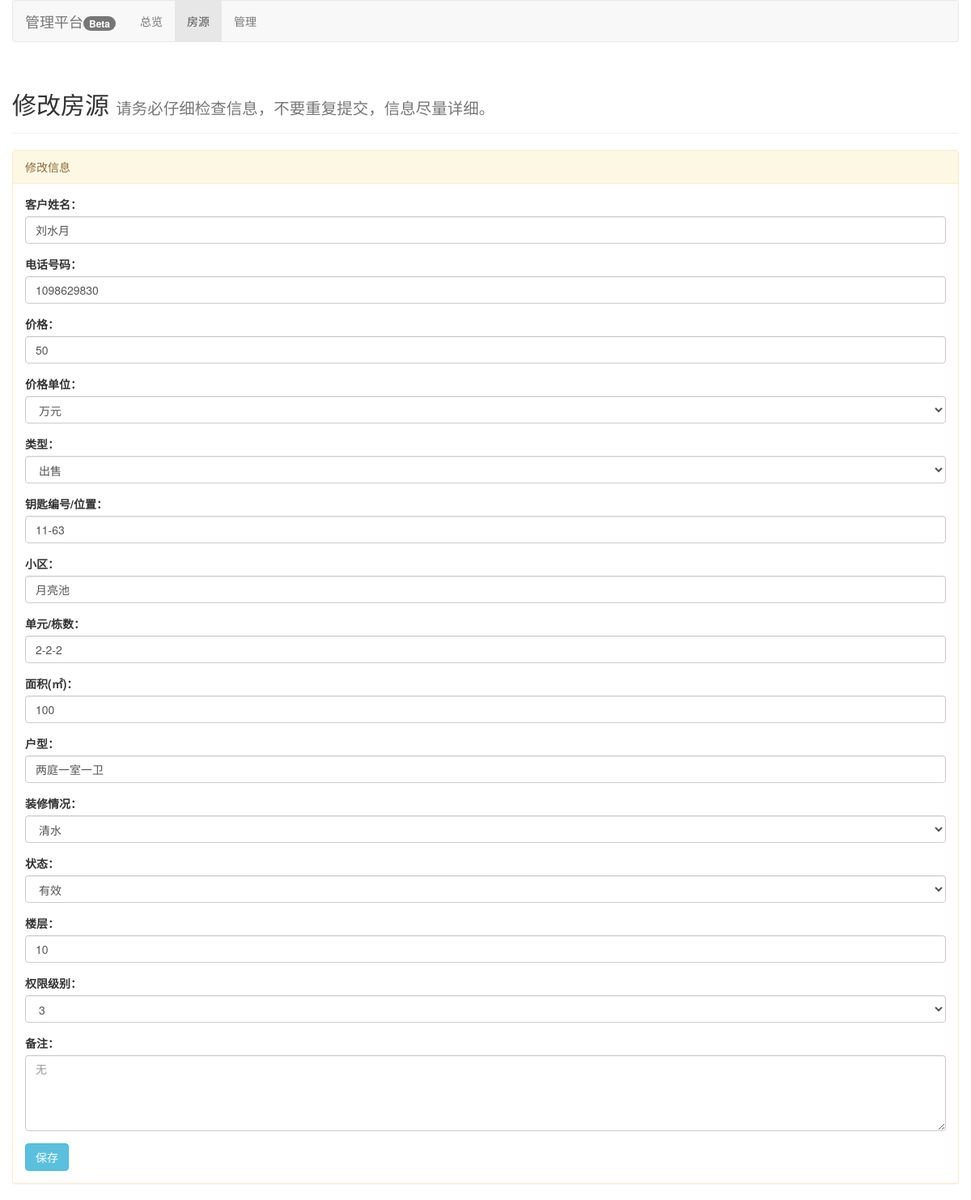
The page /user/house/alter/?id=11 (signed in) on the database its author committed.
### fluData/models.py (models this page shows, shortened)
class House(models.Model):
    PRICE_CHOICES = (
        ('万元',"万元"),
        ('千元',"千元"),
        ('百元',"百元"),
        ('  元',"元"),
    )
    SELL = "出售"
    RENT = "出租"
    TYPE_CHOICES = (
        (SELL,"SELL"),
        (RENT,"RENT"),
    )
    DECOR_CHOICES = (
        ("清水","清水"),
        ("简装","简装"),
        ("中装","中装"),
        ("精装","精装"),
        ("豪装","豪装"),
        ("暂无","暂无"),
    )
    STATUS_CHOICES = (
        ("交易完成","该交易已在本店完成"),
        ("失效","该房源已失效（已出售或出租）"),
        ("有效","该房源有效"),
    )
    id = models.AutoField(u"id", primary_key = True)
    name = models.CharField(u"客户姓名", max_length = 30, null = True, blank = True)
    phone = models.CharField(u"手机号码", max_length = 20, null = True, blank = True, default = "暂无")
    price = models.IntegerField(u"售价", null = True, default = 0)
    price_unit = models.CharField(u"售价单位", max_length = 20, choices = PRICE_CHOICES, null = True, default = "万元", blank = True)
    house_type = models.CharField(u"类型", max_length = 20, null = True, choices = TYPE_CHOICES, default = SELL, blank = True)
    ikeys = models.CharField(u"钥匙位置", max_length = 40, null = True, default = "暂无", blank = True)
    community = models.CharField(u"社区", max_length = 50,null = True, default = "暂无", blank = True)
    position = models.CharField(u"地址", max_length = 200, null = True, default = "暂无", blank = True)
    area = models.IntegerField(u"面积", null = True, default = 0)
    kind = models.CharField(u"户型", max_length = 50, null = True, default = "暂无", blank = True)
    more = models.CharField(u"备注", max_length = 1000, null = True, default = "暂无", blank = True)
    floor = models.IntegerField(u"楼层", null = True, default = 0, blank=True)
    level = models.IntegerField(u"等级", null = True, default = 3)
    status = models.CharField(u"资源状态", max_length = 20, null = True, choices = STATUS_CHOICES, default = "有效", blank = True)
    decor = models.CharField(u"装修情况", max_length = 50, null = True, choices = DECOR_CHOICES, default = "暂无", blank = True)
    belong = models.IntegerField(u"所有者", null = True, default = 1)
    all_things = models.TextField(u"搜索信息", null = True, default = "暂无", blank = True)
    change_time = models.DateTimeField(u"上次修改时间", blank = True, default = timezone.now, null = True)
    def get_house_detail(self):
        try:
            t_belong = UserProfile.objects.get(id=self.belong).name
        except Exception as e:
            print(e)
            t_belong = self.id
        try:
            last_change = self.change_time.strftime("%y-%m-%d %X")
        except:
            last_change = "无"
        details = {
            "id" : self.id,
            "name" : self.name,
            "phone" : self.phone,
            "price" : self.price,
            "price_unit" : self.price_unit,
            "house_type" : self.house_type,
            "ikeys" : self.ikeys,
            "community" : self.community,
            "position" : self.position,
            "area" : self.area,
            "kind" : self.kind,
            "more" : self.more,
            "belong" : t_belong,
            "decor" : self.decor,
            "level" : self.level,
            "status" : self.status,
            "floor" : self.floor,
            "last_change" : last_change,
        }
        return details

### fluData/views.py (the view, shortened to what this page needs)
class house_alter_view(View):
    @method_decorator(login_required(login_url="login"))
    def get(self, request, *args, **kwargs):
        if not ("id" in request.GET):
            return render(request, "user/error.html",{"error":{"title":"房源不存在", "content":"该房源不存在！请刷新数据。"}})
        context=models.House.objects.get(id=request.GET["id"]).get_house_detail()
        return render(request, "user/house_alter.html",context)

### fluData/templates/user/house_alter.html (shortened to what this page needs)
{% extends 'user/house.html' %}
{% block container %}container{% endblock %}
{% block center %}
<div class="page-header">
    <h2>修改房源 <small>请务必仔细检查信息，不要重复提交，信息尽量详细。</small></h2>
</div>
<div class="panel panel-warning">
    <div class="panel-heading">修改信息</div>
    <div class="panel-body">
        <form method="POST" action="{% url 'house/alter' %}">
        <div class="form-group">
            <label for="name">客户姓名：</label>
            <input type="text" class="form-control" name="name" id="name" placeholder="" value="{{ name }}">
        </div>
        <div class="form-group">
            <label for="phone">电话号码：</label>
            <input type="tel" class="form-control" name="phone" id="phone" placeholder="" value="{{ phone }}">
        </div>
        <div class="form-group">
            <label for="price">价格：</label>
            <input type="number" class="form-control" name="price" id="price" placeholder="" value="{{ price }}">
        </div>
        <div class="form-group">
            <label for="price_unit">价格单位：</label>
            <select class="form-control" name="price_unit" id="price_unit" value="{{ price_unit }}">
                    <option>万元</option>
            </select>
        </div>
        <div class="form-group">
            <label for="house_type">类型：</label>
            <select class="form-control" name="house_type" id="house_type" value="{{ house_type }}">
                    <option>出售</option>
            </select>
        </div>
        <div class="form-group">
            <label for="ikeys">钥匙编号/位置：</label>
            <input type="text" class="form-control" name="ikeys" id="ikeys" placeholder="" value="{{ ikeys }}">
        </div>
        <div class="form-group">
            <label for="community">小区：</label>
            <input type="text" class="form-control" name="community" id="community" placeholder="" value="{{ community }}">
        </div>
        <div class="form-group">
            <label for="position">单元/栋数：</label>
            <input type="text" class="form-control" name="position" id="position" placeholder="" value="{{ position }}">
        </div>
        <div class="form-group">
            <label for="area">面积(㎡)：</label>
            <input type="number" class="form-control" name="area" id="area" placeholder="" value="{{ area }}">
        </div>
        <div class="form-group">
            <label for="kind">户型：</label>
            <input type="text" class="form-control" name="kind" id="kind" placeholder="" value="{{ kind }}">
        </div>
        <div class="form-group">
            <label for="decor">装修情况：</label>
            <select class="form-control" name="decor" id="decor" value="{{ decor }}">
                    <option>清水</option>
            </select>
        </div>
        <div class="form-group">
            <label for="status">状态：</label>
            <select class="form-control" name="status" id="status" value="{{ status }}">
                    <option>有效</option>
            </select>
        </div>
        <div class="form-group">
            <label for="floor">楼层：</label>
            <input type="number" class="form-control" name="floor" id="floor" placeholder="" value="{{ floor }}">
        </div>
        <div class="form-group">
            <label for="level">权限级别：</label>
            <select class="form-control" name="level" id="level" value="{{ level }}">
                    <option>3</option>
            </select>
        </div>
        <div class="form-group">
            <label for="more">备注：</label value="{{ more }}">
            <textarea class="form-control" name="more" id="more" placeholder="无" rows="4"></textarea>
        </div>
        <button type="submit" class="btn btn-info">保存</button>
    </form>
    </div>
</div>
{% endblock %}

### rows shown on the page
House: name "刘水月", phone "1098629830", price_unit "万元", house_type "出售", ikeys "11-63", community "月亮池", position "2-2-2", kind "两庭一室一卫", decor "清水", status "有效"
